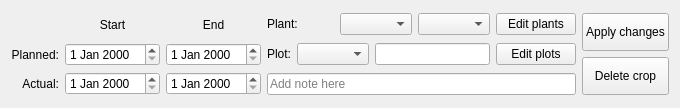
<?xml version="1.0" encoding="UTF-8"?>
<ui version="4.0">
 <class>EditCropWidget</class>
 <widget class="QWidget" name="EditCropWidget">
  <property name="geometry">
   <rect>
    <x>0</x>
    <y>0</y>
    <width>680</width>
    <height>108</height>
   </rect>
  </property>
  <property name="windowTitle">
   <string>DockWidget</string>
  </property>
  <layout class="QGridLayout" name="gridLayout_2">
   <item row="1" column="1">
    <layout class="QHBoxLayout" name="horizontalLayout_2">
     <item>
      <widget class="QLabel" name="label_6">
       <property name="text">
        <string>Plot:</string>
       </property>
      </widget>
     </item>
     <item>
      <widget class="QComboBox" name="plotInput">
       <property name="toolTip">
        <string>Plot</string>
       </property>
      </widget>
     </item>
     <item>
      <widget class="PhysInput" name="shapeInput"/>
     </item>
     <item>
      <widget class="QPushButton" name="EditPlotsBtn">
       <property name="text">
        <string>Edit plots</string>
       </property>
      </widget>
     </item>
    </layout>
   </item>
   <item row="0" column="0" rowspan="3">
    <layout class="QGridLayout" name="gridLayout">
     <item row="1" column="0">
      <widget class="QLabel" name="label">
       <property name="text">
        <string>Planned:</string>
       </property>
       <property name="alignment">
        <set>Qt::AlignRight|Qt::AlignTrailing|Qt::AlignVCenter</set>
       </property>
      </widget>
     </item>
     <item row="0" column="1">
      <widget class="QLabel" name="label_3">
       <property name="text">
        <string>Start</string>
       </property>
       <property name="alignment">
        <set>Qt::AlignCenter</set>
       </property>
      </widget>
     </item>
     <item row="1" column="1">
      <widget class="EnableCalendar" name="plannedstartdateInput">
       <property name="toolTip">
        <string>Planned start date</string>
       </property>
      </widget>
     </item>
     <item row="1" column="2">
      <widget class="EnableCalendar" name="plannedenddateInput">
       <property name="toolTip">
        <string>Planned end date</string>
       </property>
      </widget>
     </item>
     <item row="2" column="1">
      <widget class="EnableCalendar" name="startdateInput">
       <property name="toolTip">
        <string>Start date</string>
       </property>
      </widget>
     </item>
     <item row="2" column="0">
      <widget class="QLabel" name="label_2e">
       <property name="text">
        <string>Actual:</string>
       </property>
       <property name="alignment">
        <set>Qt::AlignRight|Qt::AlignTrailing|Qt::AlignVCenter</set>
       </property>
      </widget>
     </item>
     <item row="2" column="2">
      <widget class="EnableCalendar" name="enddateInput">
       <property name="toolTip">
        <string>End date</string>
       </property>
      </widget>
     </item>
     <item row="0" column="2">
      <widget class="QLabel" name="label_4">
       <property name="text">
        <string>End</string>
       </property>
       <property name="alignment">
        <set>Qt::AlignCenter</set>
       </property>
      </widget>
     </item>
    </layout>
   </item>
   <item row="2" column="1">
    <widget class="QLineEdit" name="noteInput">
     <property name="toolTip">
      <string>Note</string>
     </property>
     <property name="placeholderText">
      <string>Add note here</string>
     </property>
    </widget>
   </item>
   <item row="0" column="1">
    <layout class="QHBoxLayout" name="horizontalLayout">
     <item>
      <widget class="QLabel" name="label_5">
       <property name="sizePolicy">
        <sizepolicy hsizetype="Minimum" vsizetype="Preferred">
         <horstretch>0</horstretch>
         <verstretch>0</verstretch>
        </sizepolicy>
       </property>
       <property name="text">
        <string>Plant:</string>
       </property>
      </widget>
     </item>
     <item>
      <widget class="QComboBox" name="plantInput">
       <property name="toolTip">
        <string>Plant</string>
       </property>
      </widget>
     </item>
     <item>
      <widget class="QComboBox" name="varInput">
       <property name="toolTip">
        <string>Variety</string>
       </property>
      </widget>
     </item>
     <item>
      <widget class="QPushButton" name="EditPlantsBtn">
       <property name="text">
        <string>Edit plants</string>
       </property>
      </widget>
     </item>
    </layout>
   </item>
   <item row="0" column="2" rowspan="3">
    <layout class="QVBoxLayout" name="verticalLayout">
     <item>
      <widget class="QPushButton" name="AddButton">
       <property name="sizePolicy">
        <sizepolicy hsizetype="Minimum" vsizetype="Expanding">
         <horstretch>0</horstretch>
         <verstretch>0</verstretch>
        </sizepolicy>
       </property>
       <property name="text">
        <string>Apply changes</string>
       </property>
      </widget>
     </item>
     <item>
      <widget class="QPushButton" name="DelButton">
       <property name="sizePolicy">
        <sizepolicy hsizetype="Minimum" vsizetype="Expanding">
         <horstretch>0</horstretch>
         <verstretch>0</verstretch>
        </sizepolicy>
       </property>
       <property name="text">
        <string>Delete crop</string>
       </property>
      </widget>
     </item>
    </layout>
   </item>
  </layout>
 </widget>
 <customwidgets>
  <customwidget>
   <class>EnableCalendar</class>
   <extends>QDateEdit</extends>
   <header>EnableCalendar.h</header>
  </customwidget>
  <customwidget>
   <class>PhysInput</class>
   <extends>QLineEdit</extends>
   <header>PhysInput.h</header>
  </customwidget>
 </customwidgets>
 <resources/>
 <connections/>
</ui>
